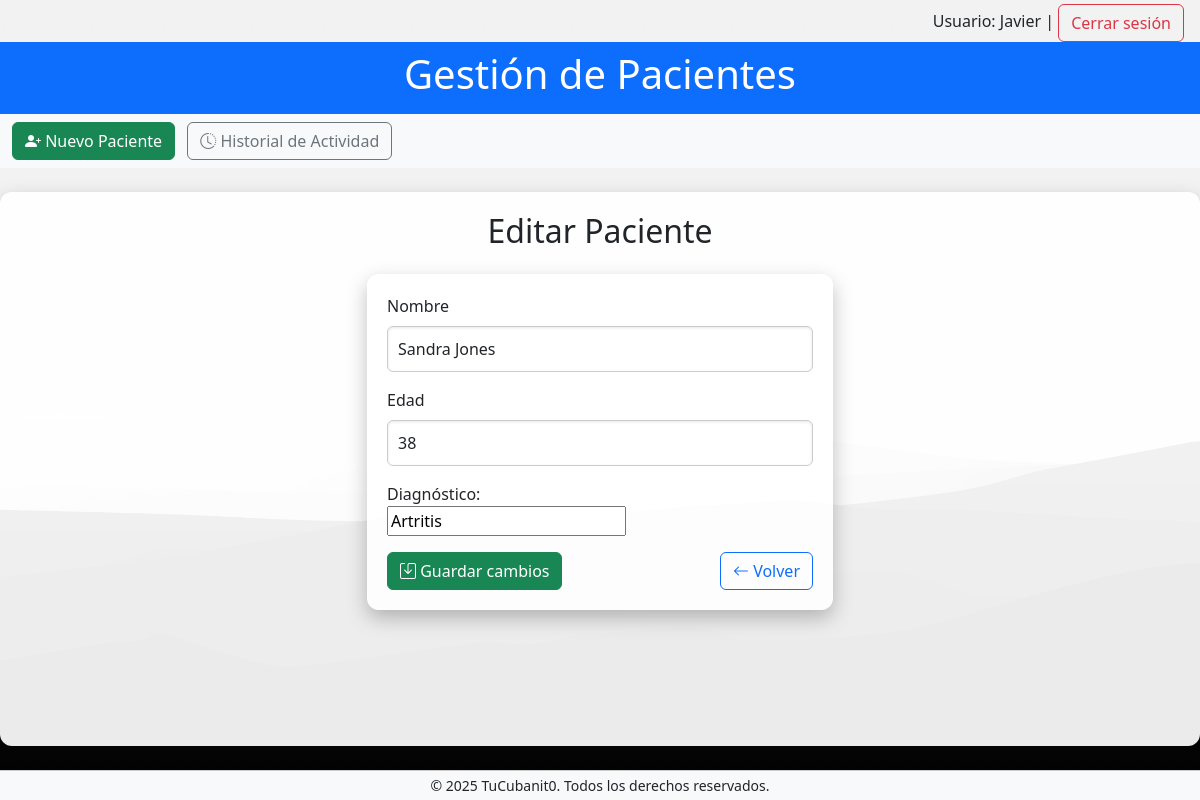
Screenshot of /editar_paciente/3 (signed in) with the database file from the repository.
### tables this page shows
CREATE TABLE Pacientes (
                id INTEGER PRIMARY KEY AUTOINCREMENT,
                nombre TEXT NOT NULL,
                edad INTEGER NOT NULL,
                diagnostico TEXT NOT NULL
            );

### app.py (the view, shortened to what this page needs)
@app.route('/editar_paciente/<int:id>', methods=['GET', 'POST'])
def editar_paciente(id):
    paciente = db.obtener_paciente_por_id(id)
    if not paciente:
        abort(404)
    diagnosticos = db.obtener_diagnosticos_unicos()
    return render_template('editar_paciente.html', paciente=paciente, diagnosticos=diagnosticos)

### app.py (called while the page is built)
@app.before_request
def requerir_login():
    rutas_abiertas = ['login', 'registro_usuario', 'static']
    if not session.get('usuario') and not any(r in request.endpoint for r in rutas_abiertas):
        return redirect(url_for('login'))

@app.context_processor
def inject_current_year():
    return {'current_year': datetime.now().year}

### db.py (called while the page is built)
def obtener_conexion():
    return sqlite3.connect(DATABASE_PATH)

def handle_db_error(func):
    def wrapper(*args, **kwargs):
        try:
            return func(*args, **kwargs)
        except sqlite3.Error as e:
            print(f"Database error in {func.__name__}: {e}")
            return None
    return wrapper

@handle_db_error
def obtener_paciente_por_id(id: int) -> Optional[sqlite3.Row]:
    with sqlite3.connect(DATABASE_PATH) as conn:
        conn.row_factory = sqlite3.Row
        cursor = conn.cursor()
        cursor.execute('SELECT * FROM Pacientes WHERE id = ?', (id,))
        return cursor.fetchone()

@handle_db_error
def obtener_diagnosticos_unicos():
    conn = obtener_conexion()
    cursor = conn.cursor()
    cursor.execute("SELECT DISTINCT diagnostico FROM pacientes ORDER BY diagnostico ASC")
    resultados = [row[0] for row in cursor.fetchall()]
    conn.close()
    return resultados

### templates/editar_paciente.html (shortened to what this page needs)
{% extends 'base.html' %}
{% block content %}
<div class="container-fluid">
    <div class="row justify-content-center">
        <div class="col-md-6 col-lg-5">
            <h2 class="mb-4 text-center">Editar Paciente</h2>
            <form method="post" novalidate>
                <div class="mb-3">
                    <label for="nombre" class="form-label">Nombre</label>
                    <input type="text" name="nombre" id="nombre" class="form-control" required value="{{ paciente[1] }}"
                        placeholder="Ej: Juan Pérez">
                </div>
                <div class="mb-3">
                    <label for="edad" class="form-label">Edad</label>
                    <input type="number" name="edad" id="edad" class="form-control" required min="0" max="120"
                        value="{{ paciente[2] }}" placeholder="Ej: 45">
                </div>
                <div class="mb-3">
                    <label for="diagnostico">Diagnóstico:</label><br>
                    <input list="diagnosticos" name="diagnostico" id="diagnostico"
                        value="{{ paciente[3] if paciente else '' }}" required><br>
                </div>
                <div class="d-flex justify-content-between">
                    <button type="submit" class="btn btn-success">
                        <i class="bi bi-save"></i> Guardar cambios
                    </button>
                    <a href="{{ url_for('index') }}" class="btn btn-outline-primary">
                        <i class="bi bi-arrow-left"></i> Volver
                    </a>
                </div>
            </form>
        </div>
    </div>
</div>
{% endblock %}

### templates/base.html (shortened to what this page needs)
<!DOCTYPE html>
<html lang="es">
<head>
    <link rel="stylesheet" href="{{ url_for('static', filename='css/style.css') }}">
    <link href="https://cdn.jsdelivr.net/npm/bootstrap@5.3.5/dist/css/bootstrap.min.css" rel="stylesheet">
    <link href="https://cdn.jsdelivr.net/npm/bootstrap-icons@1.10.5/font/bootstrap-icons.css" rel="stylesheet">
</head>
<body class="bg-light d-flex flex-column min-vh-100">
    {% if session.usuario %}
<div class="text-end pe-3 pt-1">
    <span>Usuario: {{ session.usuario }}</span> |
    <a href={{ url_for('logout') }} class="btn btn-outline-danger">Cerrar sesión</a>
</div>
{% endif %}
    <header class="bg-primary text-white text-center py-2">
        <h1>Gestión de Pacientes</h1>
    </header>
    <nav class="navbar navbar-expand-lg navbar-light bg-light">
        <div class="container-fluid d-flex justify-content-between">
            <div>
                <a href="{{ url_for('nuevo_paciente') }}" class="btn btn-success me-2">
                    <i class="bi bi-person-plus-fill"></i> Nuevo Paciente
                </a>
                <a href="{{ url_for('ver_logs') }}" class="btn btn-outline-secondary">
                    <i class="bi bi-clock-history"></i> Historial de Actividad
                </a>
            </div>
        </div>
    </nav>
    <main class="container-fluid my-4 flex-grow-1">
        {% block content %}{% endblock %}
    </main>
    <footer class="bg-light text-center py-1 mt-auto">
        <p class="mb-0">&copy; {{ current_year }} TuCubanit0. Todos los derechos reservados.</p>
    </footer>

### static/css/style.css (style rules this page uses)
body { background-image: url('711093.jpg'); background-size: cover; background-repeat: no-repeat; background-attachment: fixed; background-position: center; margin: 0; font-family: 'Segoe UI', Tahoma, Geneva, Verdana, sans-serif; color: #333; }
main, .table-responsive, form, .card { background-color: rgba(255, 255, 255, 0.92); padding: 20px; border-radius: 12px; box-shadow: 0 8px 20px rgba(0, 0, 0, 0.25); animation: fadeIn 0.7s ease-in-out; }
form { max-width: 500px; margin: auto; }
input[type="text"], input[type="password"], input[type="number"], input[type="search"], textarea, select { width: 100%; padding: 10px; margin-bottom: 16px; border-radius: 6px; border: 1px solid #ccc; font-size: 16px; box-shadow: inset 0 1px 3px rgba(0,0,0,0.1); }
button, .btn { padding: 10px 18px; font-weight: bold; border-radius: 6px; transition: all 0.3s ease; }
footer { background-color: rgba(255, 255, 255, 0.7); text-align: center; padding: 10px; margin-top: 30px; border-top: 1px solid #ccc; font-size: 14px; }

### rows the page displays
Pacientes: usuario "Javier"
Pacientes: nombre "Sandra Jones", edad "38", diagnostico "Artritis"
